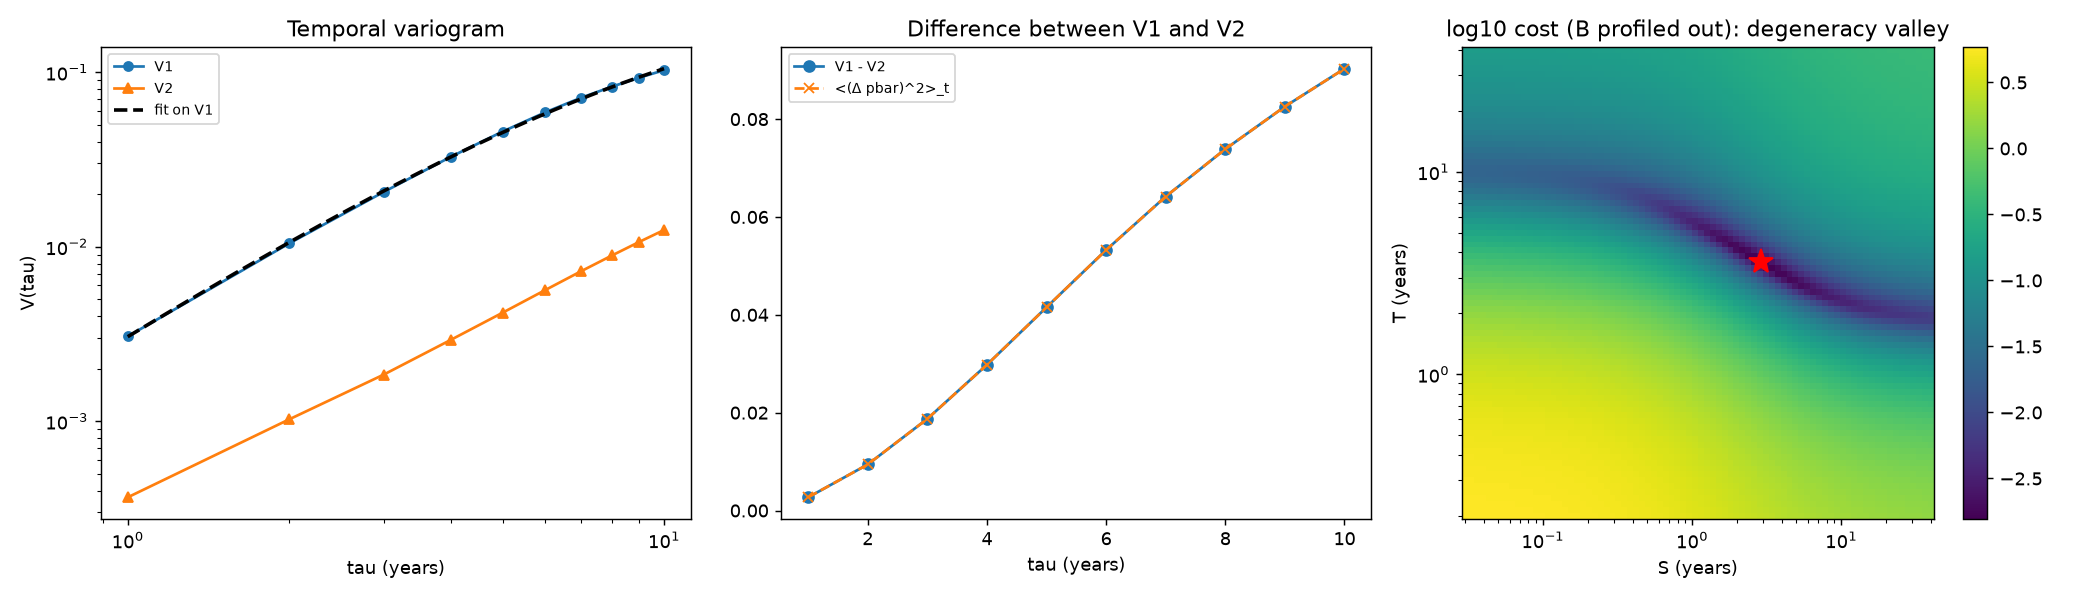

This chart was generated by the following Python code:
"""
Temporal variogram of real-estate prices
========================================

Fits the temporal variogram of log-prices with the diffusive model of
Becharat, Benzaquen & Bouchaud, "The Diffusive Nature of Housing Prices"
(arXiv:2412.14624).

Model (Eq. 1 of the paper):   dpsi/dt = D lap(psi) - kappa psi + eta + xi

###########################################################################################################

FIT MODEL. For each Fourier mode, with lambda = D k^2 + kappa and noise eta with memory T, the stationary
correlation function is (A^2/2) * G(lambda, tau), with

    G(lam, tau) = [ T e^{-tau/T} - e^{-lam tau}/lam ] / (T^2 lam^2 - 1)

The static field xi cancels out of the temporal variogram. Integrating over k with a UV cutoff
1/a (a^2 = D S) and kappa -> 0 (1/kappa ~ 1e3 years >> lags considered) gives

    V(tau) = B/(4 pi) * Int_0^{1/S} dlam [ G(lam,0) - G(lam,tau) ],     B = A^2 / D

(same convention as the paper, where the spatial variogram is V(l) = B/(2 pi) log l).
Identifiable parameters: B, T, S.  D alone is NOT identifiable from the variogram.

##########################################################################################################

METHOD. The temporal variogram is calculated for every commune over the whole period 1970-2022,
for the selected time lag.
For every time lag, the code calculates the variogram starting from every single year in the time period
(ex. 1970, 1971, 1972, ...) and executes the procedure for every commune. It then averages out the results to obtain
the definite value for that specific time lag.

##########################################################################################################

INPUT: The script takes "data.csv" or "data_no_inflation.csv" as input files.
Extra CLI commands can be given as shown below.

OUTPUT: The output goes to a directory called "output_temporal_variogram"

##########################################################################################################

USAGE:
    python temporal_variogram.py data.csv --target V2 --max-lag 10
    python temporal_variogram.py data_no_inflation.csv --target V1 --B-fixed 1.0 --nugget

    "nugget" adds a constant c to the fit.
    "max-lag" tells how many years the fit has to span.
    As the paper tells, and it seems to be proved by this analysis too,
    the data are reliable only for the first 10 years approximately.

"""
import argparse
import json
import os
import warnings

import numpy as np
import pandas as pd
from matplotlib.figure import Figure
from scipy.ndimage import minimum_filter
from scipy.optimize import least_squares, nnls

# ----------------------------------------------------------------------------- data


def load_panel(path, unit_col, year_col, value_col, year_min=None, year_max=None, min_coverage=1.0):
    """CSV (unit, year, log-price) -> matrix P[unit, year] of log-prices."""
    df = pd.read_csv(path, usecols=[unit_col, year_col, value_col])
    if year_min is not None:
        df = df[df[year_col] >= year_min]
    if year_max is not None:
        df = df[df[year_col] <= year_max]
    df = df[np.isfinite(df[value_col])]
    P = df.pivot_table(index=unit_col, columns=year_col, values=value_col, aggfunc="mean")
    P = P.loc[P.notna().mean(axis=1) >= min_coverage]
    if P.empty:
        raise ValueError("No unit satisfies the coverage requirement.")
    years = P.columns.to_numpy()
    if np.any(np.diff(years) != 1):
        raise ValueError("Years are not consecutive: annual lags are not defined.")
    return P.to_numpy(float), years


# ----------------------------------------------------------------------------- empirical estimators


def empirical_variograms(P, max_lag):
    """
    Four estimators of the temporal variogram for lags tau = 1..max_lag (years).
      V1     : <[p(r,t+tau) - p(r,t)]^2> over t and r                       (raw second moment)
      V1_var : mean over r of the variance over t of the increments          ('variance' reading of V1)
      V2     : like V1, after removing the spatial mean pbar(t) at each year (V2 of the paper)
      V2_var : like V2, after also removing the mean drift of each unit
    Diagnostic: common_ms = <(pbar(t+tau) - pbar(t))^2>_t.
    Exact identity (balanced panel):  V1 = V2 + common_ms.
    """
    pbar = np.nanmean(P, axis=0)
    Pt = P - pbar
    rows = []
    with warnings.catch_warnings():
        warnings.simplefilter("ignore", RuntimeWarning)
        for tau in range(1, max_lag + 1):
            d = P[:, tau:] - P[:, :-tau]
            dt = Pt[:, tau:] - Pt[:, :-tau]
            db = pbar[tau:] - pbar[:-tau]
            rows.append(
                dict(
                    tau=tau,
                    V1=np.nanmean(d**2),
                    V1_var=np.nanmean(np.nanvar(d, axis=1)),
                    V2=np.nanmean(dt**2),
                    V2_var=np.nanmean(np.nanvar(dt, axis=1)),
                    common_ms=np.mean(db**2),
                    n_pairs=int(np.isfinite(d).sum()),
                )
            )
    return pd.DataFrame(rows)


# ----------------------------------------------------------------------------- model

# Composite Gauss-Legendre quadrature on lambda/lambda_max in [0, 1], geometric panels
_X, _W = np.polynomial.legendre.leggauss(16)
_EDGES = np.concatenate([[0.0], np.geomspace(1e-5, 1.0, 48)])
_A, _B = _EDGES[:-1, None], _EDGES[1:, None]
_U = (0.5 * (_B - _A) * _X + 0.5 * (_B + _A)).ravel()
_WU = (0.5 * (_B - _A) * _W).ravel()


def V_shape(tau, T, S):
    """V(tau)/B = (1/4pi) Int_0^{1/S} [G(lam,0) - G(lam,tau)] dlam   (kappa = 0)."""
    tau = np.atleast_1d(np.asarray(tau, float))[:, None]
    lam, w = _U / S, _WU / S
    x = T * lam
    G0 = 1.0 / (lam * (x + 1.0))
    den = x * x - 1.0
    s = tau / T
    with np.errstate(divide="ignore", invalid="ignore"):
        Gt = (T * np.exp(-s) - np.exp(-lam * tau) / lam) / den
    near = np.abs(den) < 1e-7  # removable singularity at T*lam = 1
    if near.any():
        Gt = np.where(near[None, :], T * np.exp(-s) * (1 + s) / 2, Gt)
    return (G0 - Gt) @ w / (4 * np.pi)


def V_model(tau, B, T, S, c=0.0):
    """Exact theoretical variogram (+ optional nugget c = 2 * sigma_measurement^2)."""
    return B * V_shape(tau, T, S) + c


# ----------------------------------------------------------------------------- fit


def _solve_linear(v, V, B_fixed, nugget):
    """For fixed (T, S), B (and c >= 0) are linear: least squares on RELATIVE residuals (V_mod - V)/V."""
    w = 1.0 / V
    if B_fixed is None:
        cols = [v * w] + ([w] if nugget else [])
        th, _ = nnls(np.column_stack(cols), np.ones_like(V))
        B, c = th[0], (th[1] if nugget else 0.0)
    else:
        B = B_fixed
        y = 1.0 - B * v * w
        c = nnls(w[:, None], y)[0][0] if nugget else 0.0
    return B, c, (B * v + c) * w - 1.0


def fit_model(tau, V, B_fixed=None, nugget=False, grid=80, n_refine=6):
    """
    Fit over (log T, log S), with B (and c) projected out analytically.

    The cost landscape has MULTIPLE LOCAL MINIMA (even without noise): the optimiser is started
    from the best local minima of a (T, S) grid and the best result is kept.

    Returns (best, landscape):
      best      : dict(B, T, S, c, rms_rel)
      landscape : dict(T, S, cost, minima), with the grid axes, the cost map on that grid and the
                  distinct local minima found as (rms_rel, T, S), best first.
    """
    tau, V = np.asarray(tau, float), np.asarray(V, float)

    def resid(z):
        T, S = np.exp(z)
        return _solve_linear(V_shape(tau, T, S), V, B_fixed, nugget)[2]

    Tg, Sg = np.geomspace(0.2, 40, grid), np.geomspace(0.03, 40, grid)
    cost = np.array([[np.sum(resid(np.log([T, S])) ** 2) for S in Sg] for T in Tg])
    ismin = cost == minimum_filter(cost, size=3, mode="nearest")
    cells = np.argwhere(ismin)[np.argsort(cost[ismin])[:n_refine]]

    cands = []
    for i, j in cells:
        sol = least_squares(resid, np.log([Tg[i], Sg[j]]), bounds=(np.log([0.1, 0.01]), np.log([100, 100])),
                            ftol=1e-13, xtol=1e-13, gtol=1e-13)
        cands.append((sol.cost, sol.x))
    cands.sort(key=lambda c: c[0])

    uniq = []
    for k, z in cands:  # drop duplicates (same minimum reached from several cells)
        if all(np.max(np.abs(z - z2)) > 1e-2 for _, z2 in uniq):
            uniq.append((k, z))

    T, S = np.exp(uniq[0][1])
    B, c, r = _solve_linear(V_shape(tau, T, S), V, B_fixed, nugget)
    best = dict(B=B, T=T, S=S, c=c, rms_rel=float(np.sqrt(np.mean(r**2))))
    minima = [(float(np.sqrt(2 * k / len(V))), *np.exp(z)) for k, z in uniq]
    return best, dict(T=Tg, S=Sg, cost=cost, minima=minima)


# ----------------------------------------------------------------------------- plots


def plot_results(ev, best, landscape, target, path):
    fig = Figure(figsize=(16, 4.6))
    ax = fig.subplots(1, 3)
    t = ev.tau.values
    tt = np.linspace(t.min(), t.max(), 200)

    series = [("V1", "o"), ("V2", "^")]
    if target not in ("V1", "V2"):
        series.append((target, "s"))
    for k, m in series:
        ax[0].loglog(t, ev[k], m + "-", label=k, ms=5)
    ax[0].loglog(tt, V_model(tt, best["B"], best["T"], best["S"], best["c"]), "k--", lw=2,
                 label=f"fit on {target}")
    ax[0].set(xlabel="tau (years)", ylabel="V(tau)", title="Temporal variogram")
    ax[0].legend(fontsize=8)

    ax[1].plot(t, ev.V1 - ev.V2, "o-", label="V1 - V2")
    ax[1].plot(t, ev.common_ms, "x--", label="<(Δ pbar)^2>_t")
    ax[1].set(xlabel="tau (years)", title="Difference between V1 and V2")
    ax[1].legend(fontsize=8)

    im = ax[2].pcolormesh(landscape["S"], landscape["T"], np.log10(landscape["cost"]), shading="auto")
    ax[2].set(xscale="log", yscale="log", xlabel="S (years)", ylabel="T (years)",
              title="log10 cost (B profiled out): degeneracy valley")
    ax[2].plot(best["S"], best["T"], "r*", ms=14)
    fig.colorbar(im, ax=ax[2])

    fig.tight_layout()
    fig.savefig(path, dpi=130)


# ----------------------------------------------------------------------------- main


def main():
    ap = argparse.ArgumentParser(description=__doc__, formatter_class=argparse.RawDescriptionHelpFormatter)
    ap.add_argument("csv", help="input CSV file")
    ap.add_argument("--unit-col", default="codecommune", help="column identifying the spatial unit")
    ap.add_argument("--year-col", default="anno", help="column with the (integer) year")
    ap.add_argument("--value-col", default="log_prezzo", help="column with the log-price")
    ap.add_argument("--target", default="V2", choices=["V1", "V1_var", "V2", "V2_var"],
                    help="empirical variogram to fit")
    ap.add_argument("--max-lag", type=int, default=10, help="largest lag tau (years)")
    ap.add_argument("--year-min", type=int)
    ap.add_argument("--year-max", type=int)
    ap.add_argument("--min-coverage", type=float, default=1.0,
                    help="minimum fraction of years present for a unit to be kept")
    ap.add_argument("--B-fixed", type=float, help="fix B = A^2/D (e.g. 2*pi*spatial slope)")
    ap.add_argument("--nugget", action="store_true", help="add a constant c >= 0 (measurement noise)")
    ap.add_argument("--D", type=float,
                    help="diffusion coefficient in km^2/year; only used to convert S and T into lengths "
                         "(D is not identifiable from the variogram)")
    ap.add_argument("--outdir", default="output_temporal_variogram")
    a = ap.parse_args()
    os.makedirs(a.outdir, exist_ok=True)

    P, years = load_panel(a.csv, a.unit_col, a.year_col, a.value_col, a.year_min, a.year_max, a.min_coverage)
    print(f"Panel: {P.shape[0]} units x {P.shape[1]} years ({years[0]}-{years[-1]})")

    ev = empirical_variograms(P, a.max_lag)
    ev["common_share_V1ms"] = ev.common_ms / ev.V1
    ev.to_csv(os.path.join(a.outdir, "empirical_variograms.csv"), index=False)
    print("\nEmpirical variograms (log-price^2):")
    print(ev.round(4).to_string(index=False))

    best, landscape = fit_model(ev.tau.values, ev[a.target].values, B_fixed=a.B_fixed, nugget=a.nugget)
    print(f"\nFit on {a.target}  (B_fixed={a.B_fixed}, nugget={a.nugget})")
    print(f"  B = A^2/D = {best['B']:.3f}   (equivalent spatial slope B/2pi = {best['B'] / (2 * np.pi):.3f})")
    print(f"  T = {best['T']:.2f} years      S = a^2/D = {best['S']:.2f} years      c = {best['c']:.4f}")
    print(f"  RMS relative error = {best['rms_rel']:.3f}")
    if a.D is not None:
        print(f"  (for D = {a.D:g} km^2/year: a = sqrt(D S) = {np.sqrt(a.D * best['S']):.1f} km, "
              f"sqrt(D T) = {np.sqrt(a.D * best['T']):.1f} km)")

    print("  local minima found (relative RMS, T, S):")
    for rms, T_, S_ in landscape["minima"]:
        print(f"    {rms:.4f}  T={T_:.2f}  S={S_:.2f}")

    res = dict(target=a.target, **{k: float(best[k]) for k in ["B", "T", "S", "c", "rms_rel"]})
    with open(os.path.join(a.outdir, "fit.json"), "w") as f:
        json.dump(res, f, indent=2)

    plot_results(ev, best, landscape, a.target, os.path.join(a.outdir, "variogram_fit.png"))
    print(f"\nOutput in {a.outdir}/")


if __name__ == "__main__":
    main()
